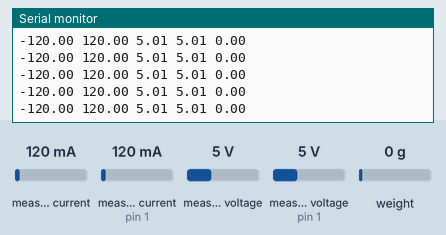
This sketch was run on a simulated Arduino Uno, built with avr-gcc and run on an emulated ATmega328P. Parts: the last lines printed to the serial monitor. The test bench sets the inputs (shaded band); at power-on: measured current 120 mA, measured current (sensor on pin 1) 120 mA, weight on the scale 0 g, measured voltage 5 V, measured voltage (sensor on pin 1) 5 V.

Above: at 2.3 s.
2.4 s: measured current (sensor 0) set to 40 mA
At 2.67 s:
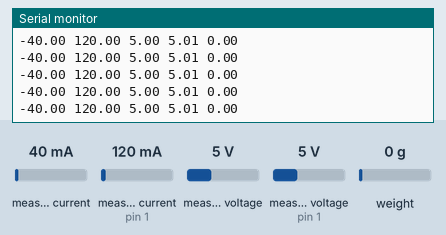
3.9 s: measured current (sensor on pin 1) set to 500 mA
At 4.14 s:
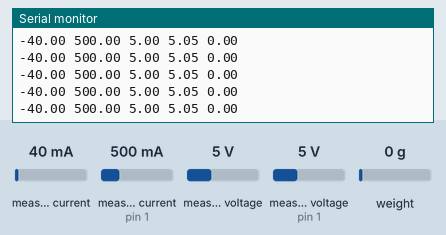
6.9 s: weight on the scale set to 100 g
At 7.22 s:
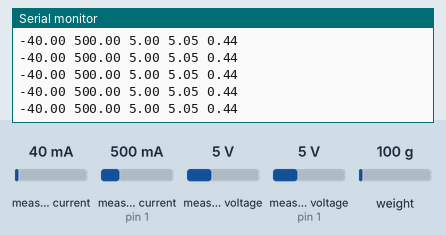
8.4 s: measured voltage (sensor 0) set to 0.3 V
At 8.52 s:
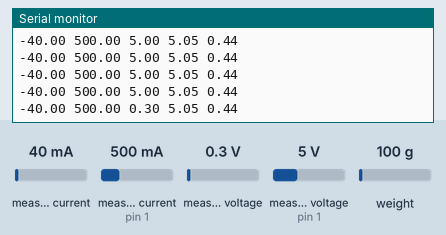
9.9 s: measured voltage (sensor on pin 1) set to 0.3 V
At 9.98 s:
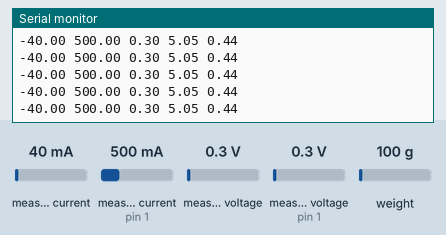
11.4 s: weight on the scale set to 1250 g
At 11.44 s:
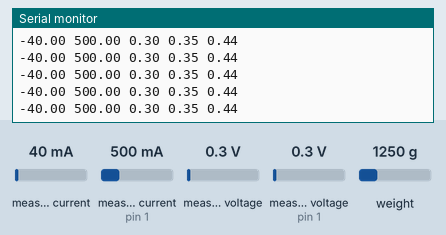
Timing chart, 0 to 13.9 s (numbered marks = the images above; inputs shaded):
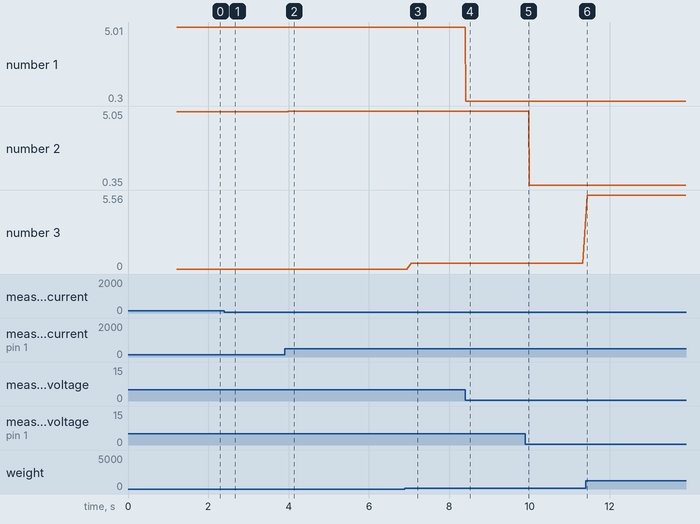

Measured:
- after the input at 2.4 s, the serial monitor: prints a new line after 0.11 s (image 1)
- after the input at 3.9 s, the serial monitor: prints a new line after 0.09 s (image 2)
- after the input at 6.9 s, the serial monitor: prints a new line after 0.16 s (image 3)
- after the input at 8.4 s, the serial monitor: prints a new line at once (image 4)
- plotted number 1: 5.01 → 5 after the input at 2.4 s, 5 → 0.3 after the input at 8.4 s
- plotted number 2: 5.01 → 5.05 after the input at 3.9 s, 5.05 → 0.35 after the input at 9.9 s
- plotted number 3: 0 → 0.44 after the input at 6.9 s, 0.44 → 5.56 after the input at 11.4 s

The sketch:

Arduino_Data_Collection.ino
```cpp
#include <Adafruit_INA219.h>
#include<Wire.h>

Adafruit_INA219 ina219_A;
Adafruit_INA219 ina219_B(0x41);


#include <HX711.h>
#define DOUT 3
#define CLK 2
#define Vcc 5v
HX711 scale;

// Loop Timing
//int start_time=millis();
//int end_time=start_time;

int count=0;
float calibration_factor =199750; //201400,193500,197600, 206600; -7050 worked for 440lb max scale setup
float force=0;
float shuntvoltage_A = 0;
float busvoltage_A = 0;
float current_mA_A = 0;
float loadvoltage_A = 0;
float shuntvoltage_B = 0;
float busvoltage_B = 0;
float current_mA_B = 0;
float loadvoltage_B = 0;

void setup() {
  // put your setup code here, to run once:
  Serial.begin(115200);
  scale.begin(DOUT, CLK);
  scale.set_scale(calibration_factor); //Adjust to this calibration factor
  scale.tare();
  uint32_t currentFrequency;
  ina219_A.begin();
  ina219_B.begin();
  force=(9.8* 0.453592 )*((scale.read()-scale.get_offset())/scale.get_scale());
  // Loop Timing
  //start_time=millis();
}


void loop() {
  // Loop Timing
  //if (count==100){
   // end_time=millis();
  //  Serial.println("HEEEEEEEEEEEEEEEEEEEEEEEEEEEEEERRRRRRRRRRRRRRRRRRRRRRRRRRRRRRRRRRRRRRRREEEEEEEEEEEEEEEEEEEEEEEE");
  //  Serial.println(end_time-start_time);
  //  }

  shuntvoltage_A = ina219_A.getShuntVoltage_mV();
  busvoltage_A = ina219_A.getBusVoltage_V();
  current_mA_A = -1*ina219_A.getCurrent_mA();
  loadvoltage_A = busvoltage_A + (shuntvoltage_A / 1000);
  shuntvoltage_B = ina219_B.getShuntVoltage_mV();
  busvoltage_B = ina219_B.getBusVoltage_V();
  current_mA_B = 1*ina219_B.getCurrent_mA();
  loadvoltage_B = busvoltage_B + (shuntvoltage_B / 1000);
  if (count % 5==0){
    force=(9.8* 0.453592 )*((scale.read()-scale.get_offset())/scale.get_scale());
    count=0;
  }
  Serial.print(current_mA_A);
  Serial.print(" ");
  Serial.print(current_mA_B);
  Serial.print(" ");
  Serial.print(loadvoltage_A);
  Serial.print(" ");
  Serial.print(loadvoltage_B);
  Serial.print(" ");
  Serial.print(force);
  Serial.println();

  count++;
}
```
